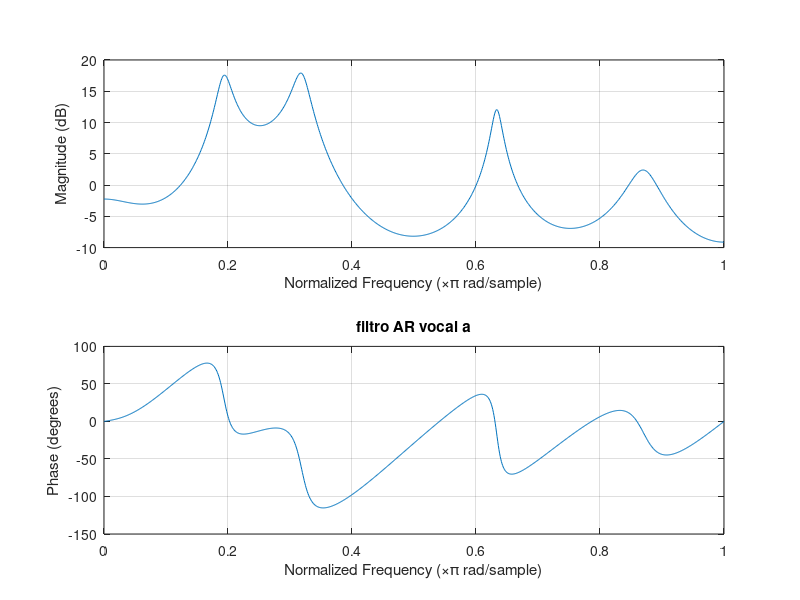
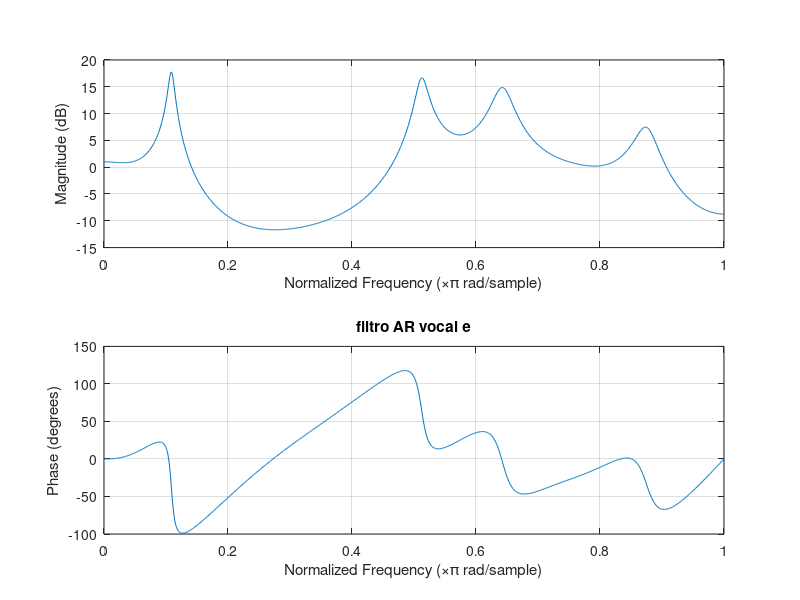
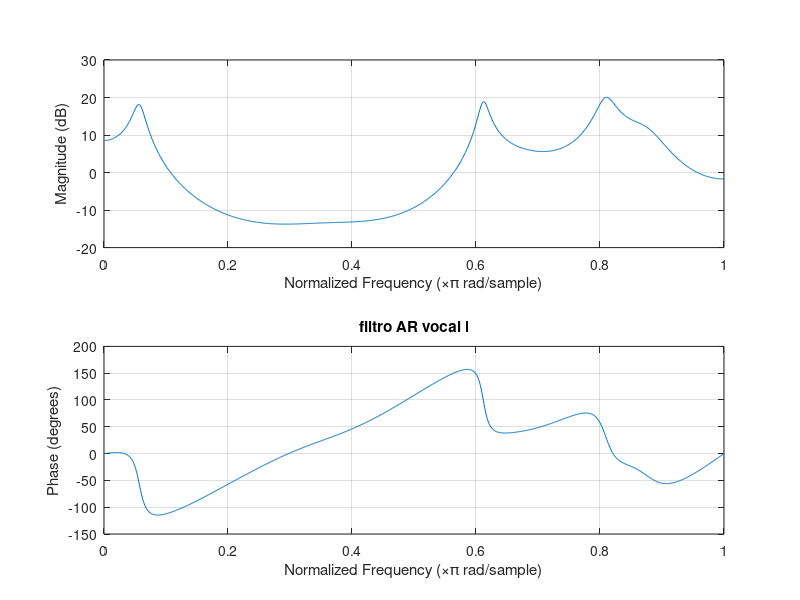
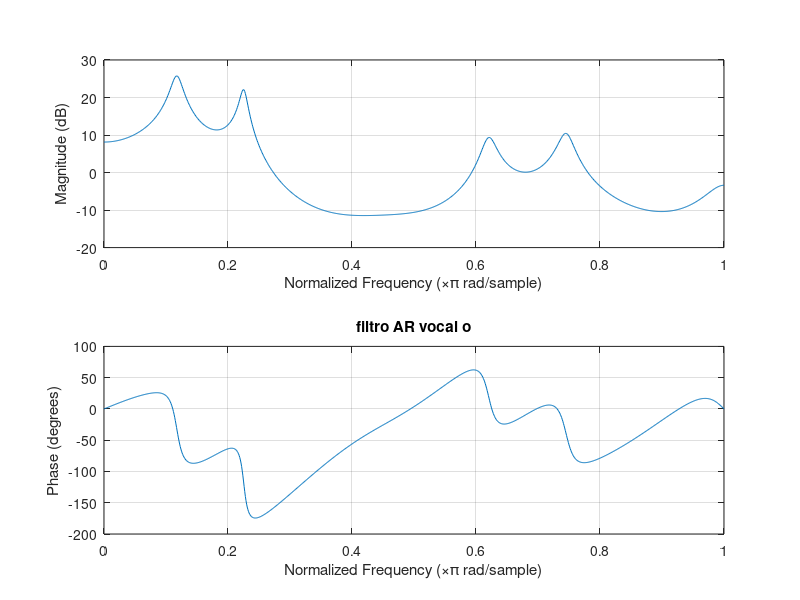

MATLAB code for these plots, in order:
%% Parte2
%clear
%clc %comentar para la parte 3 (comentar tambien para la 1)
load('vowels.mat')
p=15;
AR_a=lpc(vowel_a,p);
AR_e=lpc(vowel_e,p);
AR_i=lpc(vowel_i,p);
AR_o=lpc(vowel_o,p);
AR_u=lpc(vowel_u,p);

figure
freqz(1,AR_a,1000)
title('filtro AR vocal a')
figure
freqz(1,AR_e,1000)
title('filtro AR vocal e')
figure
freqz(1,AR_i,1000)
title('filtro AR vocal i')
figure
freqz(1,AR_o,1000)
title('filtro AR vocal o')
figure
freqz(1,AR_u,1000)
title('filtro AR vocal u')

